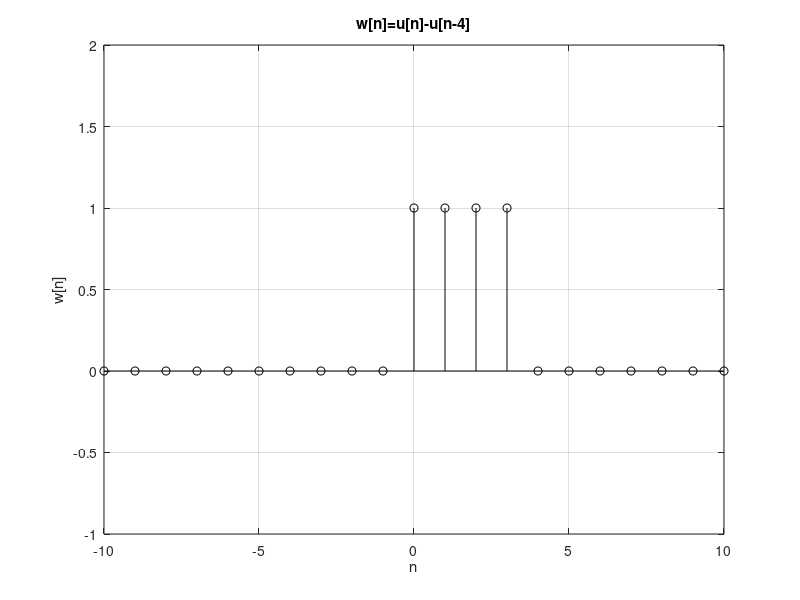

This chart was generated by the following MATLAB code:
clc 
clear all 
close all
n=-10:10;
u1=[zeros(1,10),ones(1,11)];%u(n)
u2=[zeros(1,14),ones(1,7)]%u(n-4);
w=u1-u2;
stem(n,w,'k')
grid on
axis([-10 10 -1 2])
title('w[n]=u[n]-u[n-4]');
ylabel('w[n]');
xlabel('n');
